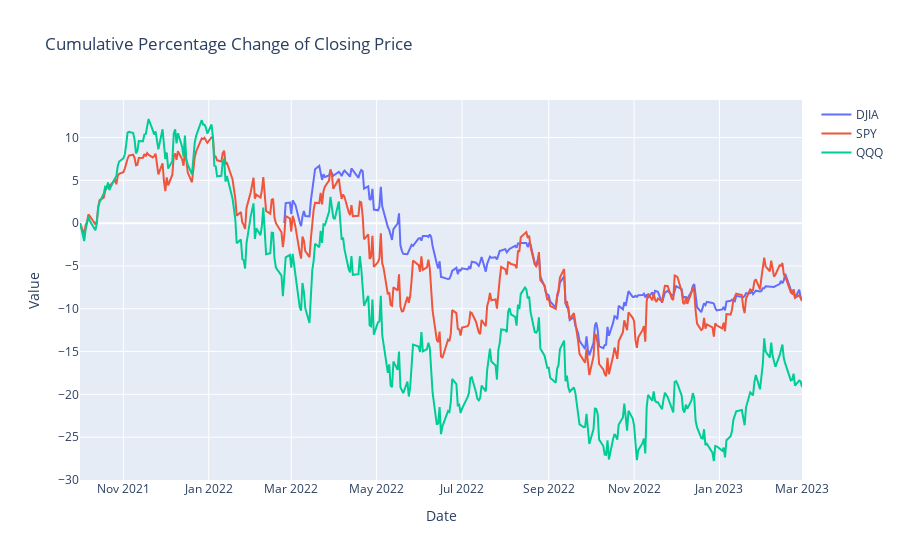

This figure's notebook cell:
### Code cell
plot.plot_column_across_tickers(df, col_name = 'Cumulative_Percentage_Change', title='Cumulative Percentage Change of Closing Price')

### Figure 1 — Plotly figure (JSON) as saved in the notebook; plotly's stock layout.template omitted (floating-point values rounded to 4 significant figures; data arrays with more than 128 entries replaced by an {"elided": "..."} marker saying what was removed)
{"data": [{"mode": "lines", "name": "DJIA", "type": "scatter", "x": {"elided": "255 str values"}, "y": {"elided": "255 float values"}}, {"mode": "lines", "name": "SPY", "type": "scatter", "x": {"elided": "355 str values"}, "y": {"elided": "355 float values"}}, {"mode": "lines", "name": "QQQ", "type": "scatter", "x": {"elided": "355 str values"}, "y": {"elided": "355 float values"}}], "layout": {"autosize": true, "title": {"text": "Cumulative Percentage Change of Closing Price"}, "xaxis": {"autorange": true, "range": ["2021-10-01", "2023-03-01"], "title": {"text": "Date"}, "type": "date"}, "yaxis": {"autorange": true, "range": [-30.01, 14.38], "title": {"text": "Value"}, "type": "linear"}}}
